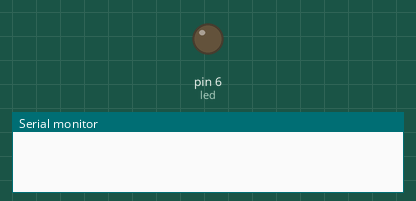
Recording of a sketch running on a simulated Arduino Uno, built with avr-gcc and run on an emulated ATmega328P. On the bench: output pins drawn as LEDs (lit = HIGH), the last lines printed to the serial monitor.

Above: at 0.05 s.
At 2.35 s:
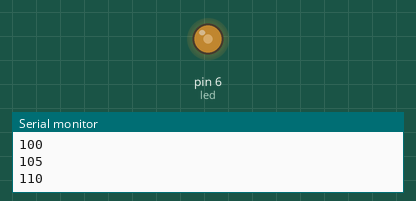
At 4.7 s:
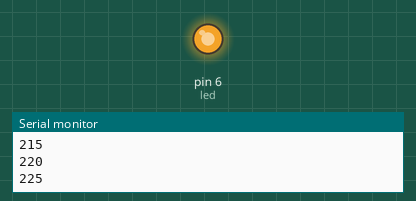
At 9.4 s:
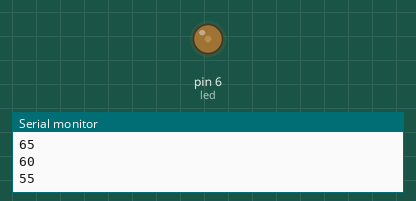
Timing chart, 0 to 13.5 s (numbered marks = the images above):
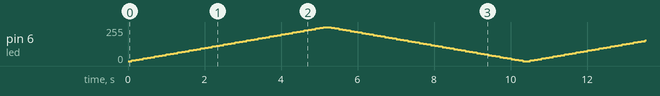

The sketch:

led_fading.ino
```cpp
int led = 6;
int fade = 5;

void setup() {
  pinMode(led, OUTPUT);
  Serial.begin(9600);
}

void loop() {
  for(int i = 0; i<=255; i+=fade) {
    analogWrite(led, i);
    delay(100);
    Serial.println(i);
  }
  for(int i = 255; i>=0; i-=fade) {
    analogWrite(led, i);
    delay(100);
    Serial.println(i);
  }

}
```
